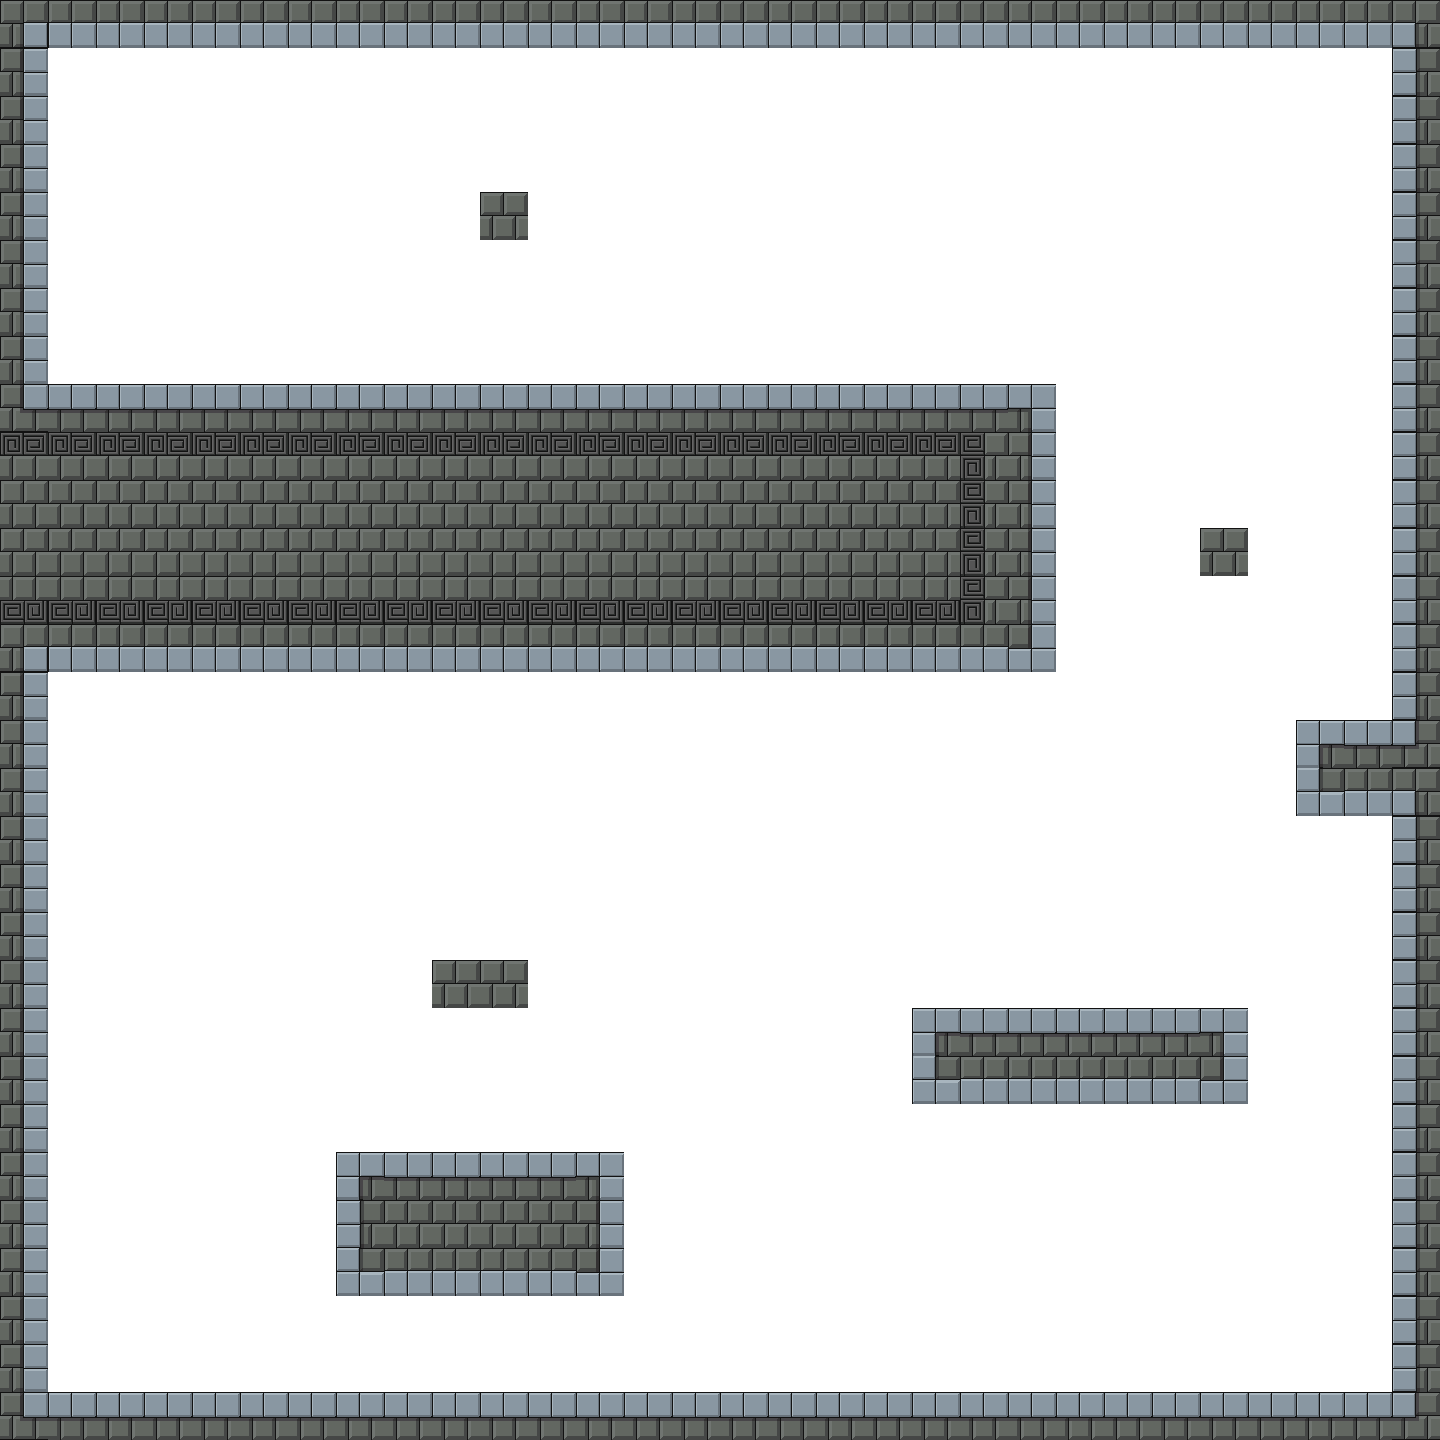

Tiled map render using the project's own tile images. Description and the map definition, with tile-layer contents summarised, below:
An orthogonal 30x30 tile map with 48x48 px tiles, 1 tile layer (Tile Layer 1).

<map version="1.0" orientation="orthogonal" renderorder="right-down" width="30" height="30" tilewidth="48" tileheight="48" nextobjectid="1">
 <tileset firstgid="1" name="TileSheet" tilewidth="48" tileheight="48">
  <image source="TileSheet.png" width="240" height="240" />
  <tile id="0">
   <properties>
    <property name="blocked" value="" />
   </properties>
  </tile>
  <tile id="1">
   <properties>
    <property name="blocked" value="" />
   </properties>
  </tile>
  <tile id="2">
   <properties>
    <property name="blocked" value="" />
   </properties>
  </tile>
  <tile id="3">
   <properties>
    <property name="blocked" value="" />
   </properties>
  </tile>
  <tile id="4">
   <properties>
    <property name="blocked" value="" />
   </properties>
  </tile>
  <tile id="5">
   <properties>
    <property name="blocked" value="" />
   </properties>
  </tile>
  <tile id="6">
   <properties>
    <property name="blocked" value="" />
   </properties>
  </tile>
  <tile id="7">
   <properties>
    <property name="blocked" value="" />
   </properties>
  </tile>
  <tile id="8">
   <properties>
    <property name="blocked" value="" />
   </properties>
  </tile>
  <tile id="9">
   <properties>
    <property name="blocked" value="" />
   </properties>
  </tile>
  <tile id="10">
   <properties>
    <property name="blocked" value="" />
   </properties>
  </tile>
  <tile id="11">
   <properties>
    <property name="blocked" value="" />
   </properties>
  </tile>
  <tile id="12">
   <properties>
    <property name="blocked" value="" />
   </properties>
  </tile>
  <tile id="13">
   <properties>
    <property name="blocked" value="" />
   </properties>
  </tile>
  <tile id="14">
   <properties>
    <property name="blocked" value="" />
   </properties>
  </tile>
  <tile id="15">
   <properties>
    <property name="blocked" value="" />
   </properties>
  </tile>
  <tile id="16">
   <properties>
    <property name="blocked" value="" />
   </properties>
  </tile>
  <tile id="17">
   <properties>
    <property name="blocked" value="" />
   </properties>
  </tile>
  <tile id="18">
   <properties>
    <property name="blocked" value="" />
   </properties>
  </tile>
  <tile id="19">
   <properties>
    <property name="blocked" value="" />
   </properties>
  </tile>
  <tile id="20">
   <properties>
    <property name="blocked" value="" />
   </properties>
  </tile>
 </tileset>
 <layer name="Tile Layer 1" width="30" height="30">
  <data>[900 cells, 900 non-empty, 17 distinct tile ids]</data>
 </layer>
</map>